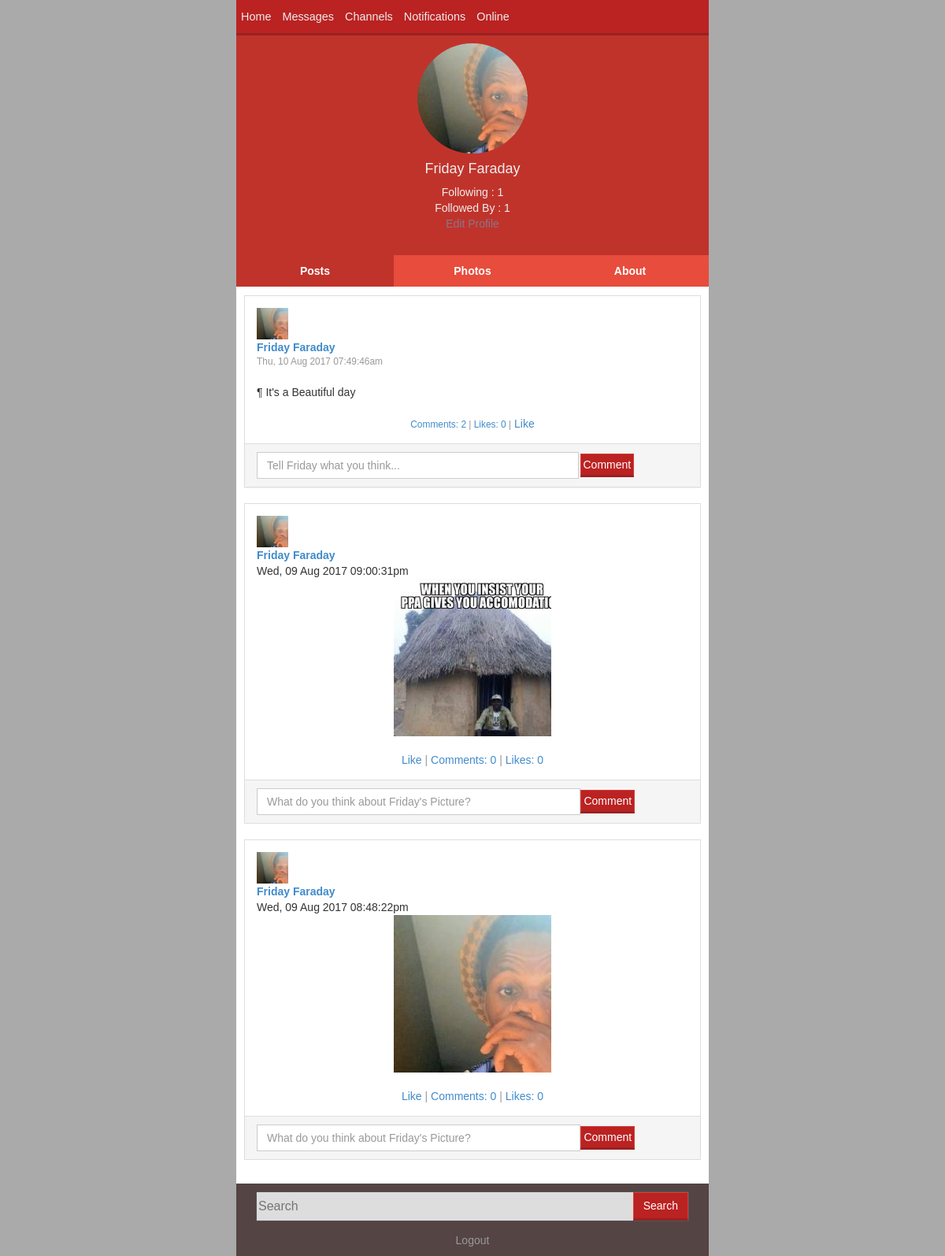
Page /mobile/profile.php (signed in) on the committed database.
### tables this page shows
CREATE TABLE `profilepics` (
  `username` varchar(100) NOT NULL,
  `profilepic` varchar(255) DEFAULT 'images/ppic.png',
  `audnote` varchar(255) DEFAULT NULL,
  `upid` int(255) DEFAULT NULL
);

CREATE TABLE `posts` (
  `id` int(255) NOT NULL,
  `username` varchar(50) DEFAULT NULL,
  `content` varchar(1000) DEFAULT NULL,
  `location` varchar(100) DEFAULT NULL,
  `mood` varchar(50) DEFAULT NULL,
  `visible` tinyint(2) DEFAULT '1',
  `time` varchar(100) DEFAULT NULL,
  `disp` varchar(50) DEFAULT NULL
);

CREATE TABLE `users` (
  `userid` int(255) NOT NULL,
  `firstname` varchar(50) NOT NULL,
  `lastname` varchar(50) DEFAULT NULL,
  `phone` varchar(15) DEFAULT NULL,
  `email` varchar(100) DEFAULT NULL,
  `department` varchar(60) DEFAULT NULL,
  `level` varchar(10) DEFAULT '100?',
  `sex` varchar(13) DEFAULT NULL,
  `username` varchar(100) DEFAULT NULL,
  `month` varchar(15) DEFAULT NULL,
  `year` int(4) DEFAULT NULL,
  `day` int(2) DEFAULT NULL
);

CREATE TABLE `feeds` (
  `id` int(255) NOT NULL,
  `type` varchar(20) DEFAULT NULL,
  `uploadid` int(255) DEFAULT NULL,
  `stamp` timestamp NULL DEFAULT CURRENT_TIMESTAMP ON UPDATE CURRENT_TIMESTAMP,
  `disp` varchar(40) DEFAULT NULL,
  `username` varchar(50) DEFAULT NULL,
  `visible` tinyint(2) NOT NULL DEFAULT '1'
);

CREATE TABLE `uploads` (
  `upid` int(11) NOT NULL,
  `picture` varchar(600) DEFAULT NULL,
  `audio` varchar(600) DEFAULT NULL,
  `user` varchar(100) DEFAULT NULL,
  `stamp` timestamp NULL DEFAULT CURRENT_TIMESTAMP ON UPDATE CURRENT_TIMESTAMP,
  `content` varchar(300) DEFAULT NULL
);

### includes/functions.inc (called while the page is built, shortened)
<?php
	function sanitize($data)
	{
		$data = htmlspecialchars(addslashes(trim($data)));
		return $data;
	}
	function file_validity($file)
	{
		if(file_exists($file) ){
			return $file;
		}
		else
		{
			$file = str_replace('../','',$file);
			$file = str_replace('uploads','',$file);
			$alp = substr($file,1,1);
			return "images/cctumb/$alp.png";
		}
	}
	function get_ppic($user,$connection)
	{
		global $connection;
		$sql = "SELECT profilepic FROM profilepics WHERE username = '$user'";
		try
		{
			$i = '';
			$query = $connection->query($sql);
			$query->setFetchMode(PDO::FETCH_ASSOC);
			foreach($query as $r)
			{
				$i = $r['profilepic'];
			}
		}
		catch(PDOException $e)
		{
		}
		return $i;
	}
	class usersInteract
	{
		public $other;
		public $connection;
		function other_followed()
		{
			$username = $this->other;
			$con = $this->connection;
 			$sql = "SELECT username FROM followers WHERE username='$username'";
 			return $con->query($sql)->rowCount();
		}
		function other_following()
		{
			$username = $this->other;
			$con = $this->connection;
 			$sql = "SELECT follower FROM followers WHERE follower='$username'";
 			return $con->query($sql)->rowCount();
		}
	}
	function get_name($other)
	{
		global $connection;
		$sql = "SELECT firstname,lastname FROM users WHERE username='$other'";
		$query = $connection->query($sql);
		$query->setFetchMode(PDO::FETCH_ASSOC);
		foreach ($query as $e) {
			return ucwords("$e[firstname] $e[lastname]");
		}
	}
?>

### mobile/profile.php (the view, shortened to what this page needs)
<?php
	include '../includes/functions.inc';
	include 'includes/header.inc';
	include 'includes/nav.inc';
	$user = $_SESSION['user'];
	$size = 10;
	$page = sanitize($_GET['page']);
	$start = $size * ($page-1);
	$view = $user;
	?>
<title>Posts by <?php echo get_name($user) ?> </title>
		<?php
		if($page==1)
		{
			echo "<div style='background:#c0332b;padding:10px'>";
		 $u = new usersInteract;
		 $u->user = $_SESSION['user'];
		 $u->connection = $connection;
		 $u->other = $user;
		 $img = get_ppic($user,$connection);
		 $img  = file_validity('../'.$img.'tumb.jpg');
		 echo"<div align='center'>
				<img src='$img' height='140px' width='140px' style='border-radius:90px;color:#fff'>
				<h4 style='color:#eee'>".get_name($user)."</h4>
				<span style='color:#eee'>
					Following : ".$u->other_following()."
					<br />Followed By : ".$u->other_followed()."
					";if($_SESSION['user']!=$user)
					{echo "<br />Mutual : ".$u->mutual();}
					else
					{
						echo "<br /><a href='edit.php' style='color:#878'>Edit Profile</a> ";
					}
					echo "<br />".my_birthday($view)."<br />
				</span>
			</div>";
		?>
	</div>
	<div>
	<div class='col-xs-4' style='background:#c0332b;padding:10px;'align='center'>
		<a href='profile.php?view=<?php echo $user ?>' style='color:#fff'><b>Posts</b></a>
	</div>
	<div class='col-xs-4' style='background:#e74c3c;padding:10px' align='center'>
		<a href='photos.php?view=<?php echo $user ?>' style='color:#fff'><b>Photos</b></a>
	</div>
	<div class='col-xs-4' style='background:#e74c3c;padding:10px' align='center'>
		<a href='about.php?view=<?php echo $user ?>' style='color:#fff'><b>About</b></a>
	</div>
	</div>
	<?php
		if($_SESSION['user']!=$user)
		{ ?>
	<a href='create_message.php?user=<?php echo $user ?>' class='col-xs-6 btn btn-default align='center' style='border-right:2px solid #aaa'>
		Send A Message
	</a>
	<a onclick="follow('<?php echo $user ?>',this,'user')" class='col-xs-6 btn btn-default align='center'>
		<?php
			$check = check_if_i_follow($user);
			if($check=='true')
			{
				echo "Unfollow";
			}
			else {
				echo "Follow";
			}
		 ?>
	</a>
	<?php
}}
	?>
	<div style='padding:10px;background:#fff'><hr>
		<?php
			$sql = "SELECT * FROM feeds WHERE username='$user' AND type !='ppic' ORDER BY stamp DESC LIMIT $start,$size";
			$query = $connection->query($sql); $query->setFetchMode(PDO::FETCH_ASSOC);
			foreach ($query as $r)
			{
				if($r['type'] == 'status')
				{
					$sql2 = "SELECT posts.*,users.firstname,users.lastname,users.sex,users.level,users.department,profilepics.profilepic
					FROM posts INNER JOIN users on users.username = posts.username INNER JOIN profilepics on
					users.username = profilepics.username WHERE posts.id = '$r[uploadid]' and posts.visible = '1'";
					$pq = $connection ->query($sql2);
					$pq ->setFetchMode(PDO::FETCH_ASSOC);
					foreach($pq as $po)
					{
						$coms = $connection->query("SELECT coms.*FROM coms WHERE upid='$r[uploadid]' ")->rowCount();
						$sql3 = "SELECT id FROM likes WHERE type='status' AND upid = $r[uploadid]";
						$sql31 = "SELECT id FROM likes WHERE type='status' AND upid = $r[uploadid] AND username='$_SESSION[user]'";
						$likes = $connection->query($sql3)->rowCount();
						$likes_c = $connection->query($sql31)->rowCount();
						$tip = 'Unlike';
						if($likes_c == 0)
						{
							$tip = 'Like ';
						}
						$gender = $po['sex'];
						if($gender == 'M')
						{
							$gender = 'Male';
						}
						else
						{
							$gender = 'Female';
						}
						$image = $po['profilepic'];
						$image = file_validity('../'.$image);
						echo"
						<div class='panel panel-default update' id='sta$r[uploadid]' style='border-radius:0px;'>
							<div class='panel-body'>
								<img src='$image".'tumb.jpg'."' height='40px' />
								<div class='name'><a href='profile.php?view=$r[username]' class='hint--right hint--info hint--rounded hint--bounce' data-hint='$po[department] department, $po[level] level, $gender'><b>".ucwords("$po[firstname] $po[lastname]</b>")."</a><br /><small class='text-muted'>$r[disp]</small></div>
								<span style=\"white-space:pre-line;word-wrap:break-word;background:transparent;padding:0px;border-color:transparent;overflow:initial;word-break:break-all;word-wrap:break-word; \">
								 &para; $po[content] </span>
									<br />
									<br />
								<center><small class='text-muted'><a href='view_post.php?view=$po[id]'>Comments: $coms</a> | <a href='likes.php?type=sta&view=$po[id]'>Likes: $likes</a> <span id='tip$po[id]'></span> |</small>  <a id='$po[id]' onclick=\" like('sta',$po[id],$po[id])\" >$tip</a></center>
								 </div>
									<div class='panel-footer'>
								<table width='100%'>
									<tr><form action=''  method='Post'>
										<td>
											<input name='comment' placeholder = 'Tell $po[firstname] what you think...'
											type='text' class='form-control' style='border-radius:0px;box-shadow:0 0 0;outline:none'/>
											<input type='hidden' name='type' value='status'>
											<input type='hidden' value='$r[uploadid]' name='id'>
										</td>
										<td style='padding-left:2px;'>
											<button class='btn btn-danger' style='padding:3px'>Comment</button>
										</td>
									</form></tr>
								</table>
							</div>
						</div>
						";
					}
				}
				if($r['type'] == 'picture')
				{
					$sql3 = "SELECT id FROM likes WHERE type='picture' AND upid = $r[uploadid]";
					$sql31 = "SELECT id FROM likes WHERE type='picture' AND upid = $r[uploadid] AND username='$_SESSION[user]'";
					$likes = $connection->query($sql3)->rowCount();
					$likes_c = $connection->query($sql31)->rowCount();
						$say = 'Unlike';
						if($likes_c == 0)
						{
							$say = 'Like';
						}
					$num_coms = $connection->query("SELECT upid FROM uploadcomments WHERE upid = '$r[uploadid]'")->rowCount();
					$sql2 = "SELECT uploads.*,profilepics.profilepic,users.firstname,users.lastname,users.department,users.level,users.sex
					FROM uploads INNER JOIN users ON users.username = uploads.user INNER JOIN profilepics ON users.username = profilepics.username
					WHERE uploads.upid = '$r[uploadid]'";
					$pq = $connection ->query($sql2);
					$pq ->setFetchMode(PDO::FETCH_ASSOC);
									foreach ($pq as $p)
					{
						$p['picture'] = file_validity('../'.$p['picture']);
						$p['profilepic'] = file_validity('../'.$p['profilepic']);
						$gender = $p['sex'];
						if($gender == 'M')
						{
						$gender = 'Male';
						}
						else
						{
							$gender = 'Female';
						}
						echo"
							<div class='panel panel-default update' style='border-radius:0px; box-shadow:0 0 0;'>
								<div class='panel-body'>
									<img src='$p[profilepic]".'tumb.jpg'."' height='40px'>
									<div class='name'><a href='profile.php?view=$r[username]' title = '$p[department] department, $p[level] level, $gender'>
										<b>".ucwords("$p[firstname] $p[lastname]")."</b></a><br /> $r[disp]<br />
									</div>
									<center>$p[content]</center>
									<div align='center'>
										<a href='photo_view.php?view=$r[uploadid]'><img src='$p[picture]tumb.jpg' onclick=\"pic_dialog($r[uploadid])\" class='pointer' height='200px' style='max-width:150%;min-width:200px;max-width:100%'></a>
										<br /><br /><center class='text-muted'><a id='pic$r[uploadid]' onclick=\"like('pic',$r[uploadid],'"."pic$r[uploadid]"."')\">$say</a> |
										<span ><a href='photo_view.php?view=$r[uploadid]'>Comments: $num_coms</a></span> | <a href='likes.php?type=pic&view=$r[uploadid]'>Likes: $likes</a></center>
									</div>
								</div>
								<div class='panel-footer'>
										<table width='100%'>
									<tr><form>
										<td>
										<input type='text' class='form-control' placeholder=\"What do you think about $p[firstname]'s Picture?  \" style='border-radius:0px;box-shadow:0 0 0; outline:none' name='comment'/>
										</td>
										<td>
											<button class='btn btn-danger' name='pic' value='$r[uploadid]' style='padding:3px'>Comment</button>
										</td></form>
									</tr>
									</table>
								</div>
							</div>
						";
					}
				}
			}
		?>
	</div>
<?php
	include 'includes/footer.inc'
?>

### mobile/css/styles.css (style rules this page uses)
.btn { border-radius:0px; }
.btn-danger { background-color:#bb2222; border-bottom:3px solid #992222; }
* { font-family:arial; }
.form-control { border-radius: 0px; }

### mobile/includes/header.inc (style rules this page uses)
* { font-family: "lucida grande",tahoma,verdana,arial,sans-serif; }

### rows in the picture
profilepics: profilepic (picture)
feeds: disp "Thu, 10 Aug 2017 07:49:46am"
posts: profilepics.profilepic (picture), users.firstname+lastname "Friday Faraday", content "It's a Beautiful day", coms "2", likes "0", tip "Like", comment "Tell Friday what you think..."
feeds: disp "Wed, 09 Aug 2017 09:00:31pm"
uploads: users.firstname+lastname "Friday Faraday", shows a picture, say "Like", num_coms "0", likes "0", comment "What do you think about Friday's Picture?", $r[uploadid] 2 (drawn)
feeds: disp "Wed, 09 Aug 2017 08:48:22pm"
uploads: users.firstname+lastname "Friday Faraday", shows a picture, say "Like", num_coms "0", likes "0", comment "What do you think about Friday's Picture?", $r[uploadid] 1 (drawn)

### other values in the picture
get_name($user) "Friday Faraday"
$u->other_following() "1"
$u->other_followed() "1"
